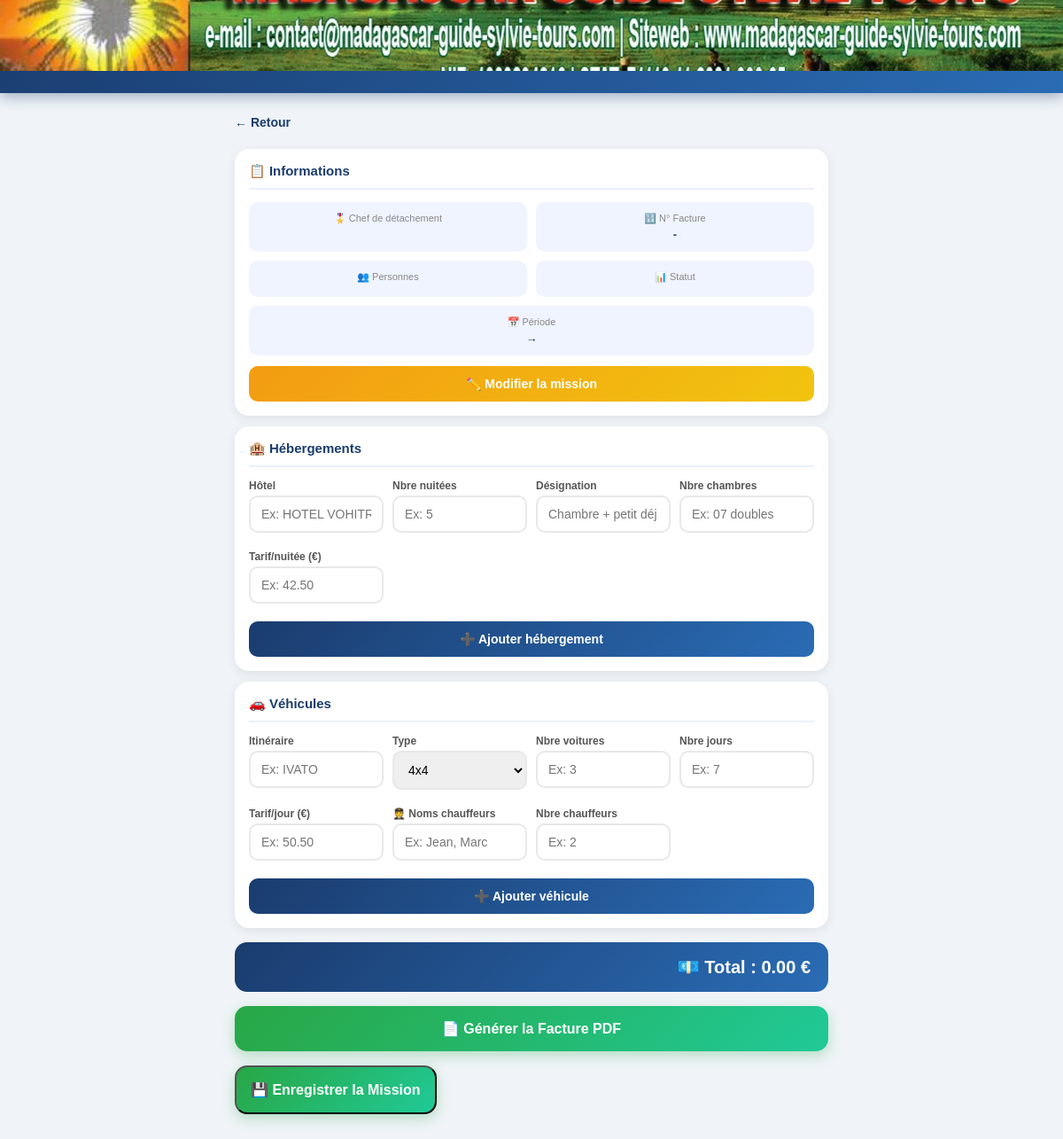
The page /mission/19 on the database as committed earlier.
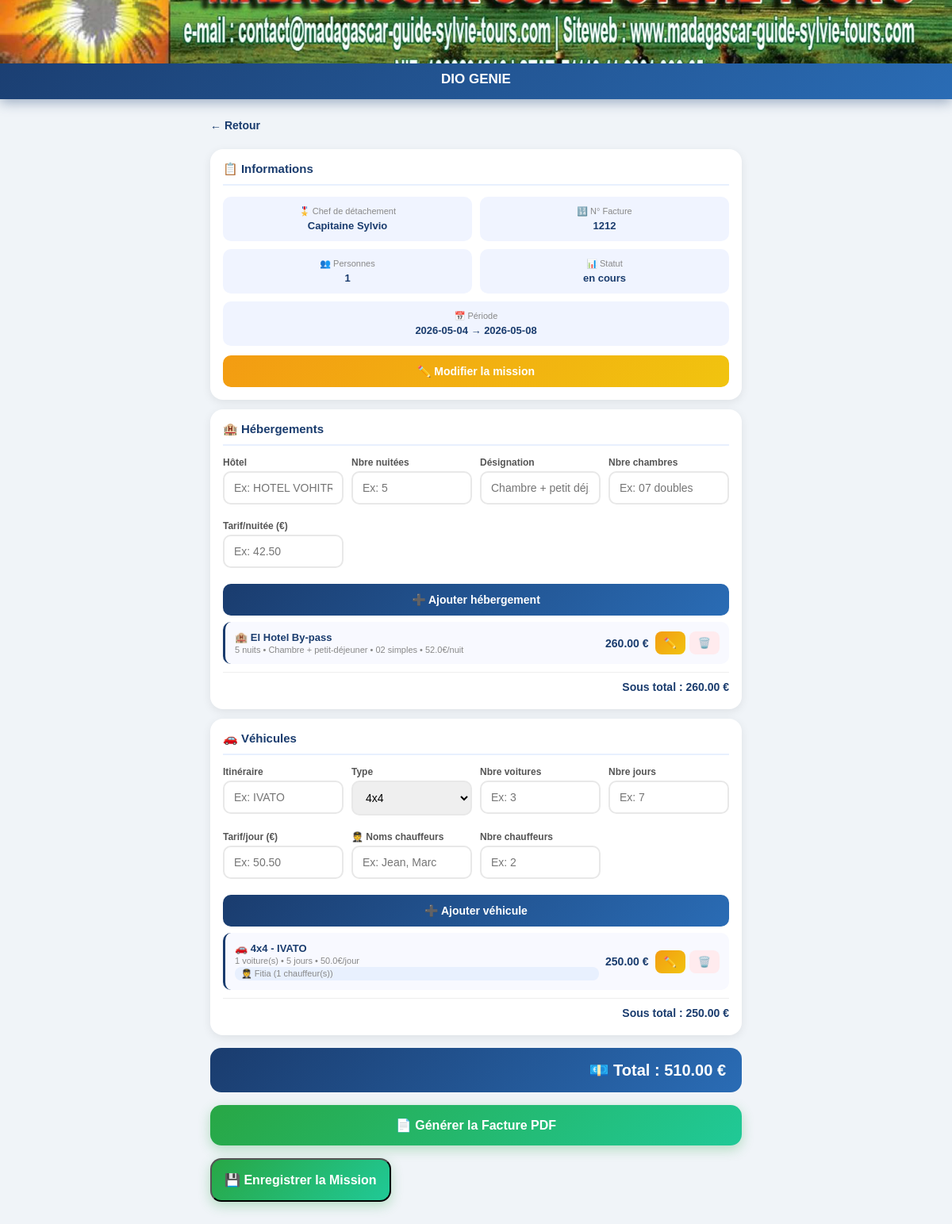
The same page on the database as committed later.
### tables this page shows
CREATE TABLE missions (
        id INTEGER PRIMARY KEY AUTOINCREMENT,
        nom TEXT NOT NULL,
        client TEXT,
        nb_personnes INTEGER,
        date_arrivee TEXT,
        date_depart TEXT,
        statut TEXT DEFAULT 'en cours',
        numero_facture TEXT,
        notes TEXT
    );

CREATE TABLE hebergements (
        id INTEGER PRIMARY KEY AUTOINCREMENT,
        mission_id INTEGER,
        hotel TEXT,
        nb_nuits INTEGER,
        designation TEXT,
        nb_chambres TEXT,
        tarif_nuit REAL,
        FOREIGN KEY(mission_id) REFERENCES missions(id)
    );

CREATE TABLE vehicules (
        id INTEGER PRIMARY KEY AUTOINCREMENT,
        mission_id INTEGER,
        itineraire TEXT,
        type_voiture TEXT,
        nb_voitures INTEGER,
        nb_jours INTEGER,
        tarif_jour REAL, noms_chauffeurs TEXT, nb_chauffeurs INTEGER DEFAULT 0,
        FOREIGN KEY(mission_id) REFERENCES missions(id)
    );

### app.py (the view)
@app.route('/mission/<int:mission_id>')
def detail_mission(mission_id):
    m, hebs, vehs = get_mission(mission_id)
    total_heb = sum(fix_decimal(h[6]) * h[3] for h in hebs)
    total_veh = sum(fix_decimal(v[6]) * v[4] * v[5] for v in vehs)
    total = total_heb + total_veh
    return render_template('detail_mission.html',
        mission=m, hebergements=hebs, vehicules=vehs,
        total_heb=total_heb, total_veh=total_veh, total=total)

### app.py (called while the page is built)
def fix_decimal(val):
    try:
        return float(str(val).replace(',', '.'))
    except:
        return 0.0

def get_mission(mission_id):
    conn = sqlite3.connect(DB)
    c = conn.cursor()
    c.execute("SELECT * FROM missions WHERE id=?", (mission_id,))
    m = c.fetchone()
    c.execute("SELECT * FROM hebergements WHERE mission_id=?", (mission_id,))
    hebs = c.fetchall()
    c.execute("SELECT * FROM vehicules WHERE mission_id=?", (mission_id,))
    vehs = c.fetchall()
    conn.close()
    return m, hebs, vehs

### templates/detail_mission.html (shortened to what the changed rows need)
<!DOCTYPE html>
<html lang="fr">
<head>
</head>
<body>
    <div class="header">
        <div class="header-text"><h1>{{ mission[1] }}</h1></div>
    </div>
    <div class="container">
        <a href="/" class="btn-retour">← Retour</a>
        <div class="card">
            <div class="card-title">📋 Informations</div>
            <div class="info-grid">
                <div class="info-box"><p>🎖️ Chef de détachement</p><strong>{{ mission[2] }}</strong></div>
                <div class="info-box"><p>🔢 N° Facture</p><strong>{{ mission[7] or '-' }}</strong></div>
                <div class="info-box"><p>👥 Personnes</p><strong>{{ mission[3] }}</strong></div>
                <div class="info-box"><p>📊 Statut</p><strong>{{ mission[6] }}</strong></div>
                <div class="info-box" style="grid-column: span 2;"><p>📅 Période</p><strong>{{ mission[4] }} → {{ mission[5] }}</strong></div>
            </div>
            <a href="/modifier_mission/{{ mission[0] }}" class="btn-modifier">✏️ Modifier la mission</a>
        </div>
        <div class="card">
            <div class="card-title">🏨 Hébergements</div>
            <form method="POST" action="/ajouter_hebergement/{{ mission[0] }}">
                <div class="form-grid">
                </div>
                <button type="submit" class="btn">➕ Ajouter hébergement</button>
            </form>
            {% if hebergements %}
                {% for h in hebergements %}
                <div class="ressource-item">
                    <div class="ressource-info">
                        <strong>🏨 {{ h[2] }}</strong>
                        <span>{{ h[3] }} nuits • {{ h[4] }} • {{ h[5] }} • {{ h[6] }}€/nuit</span>
                    </div>
                    <div class="ressource-total">{{ "{:,.2f}".format(h[3] * h[6]) }} €</div>
                    <div class="action-btns">
                        <a href="/modifier_hebergement/{{ h[0] }}" class="btn-warning">✏️</a>
                        <a href="/supprimer_hebergement/{{ h[0] }}/{{ mission[0] }}" class="btn-danger">🗑️</a>
                    </div>
                </div>
                {% endfor %}
                <div class="sous-total">Sous total : {{ "{:,.2f}".format(total_heb) }} €</div>
            {% endif %}
        </div>
        <div class="card">
            <div class="card-title">🚗 Véhicules</div>
            <form method="POST" action="/ajouter_vehicule/{{ mission[0] }}">
                <div class="form-grid">
                </div>
                <button type="submit" class="btn">➕ Ajouter véhicule</button>
            </form>
            {% if vehicules %}
                {% for v in vehicules %}
                <div class="ressource-item">
                    <div class="ressource-info">
                        <strong>🚗 {{ v[3] }} - {{ v[2] }}</strong>
                        <span>{{ v[4] }} voiture(s) • {{ v[5] }} jours • {{ v[6] }}€/jour</span>
                        {% if v[7] %}<span class="chauffeur-tag">🧑‍✈️ {{ v[7] }} ({{ v[8] }} chauffeur(s))</span>{% endif %}
                    </div>
                    <div class="ressource-total">{{ "{:,.2f}".format(v[4] * v[5] * v[6]) }} €</div>
                    <div class="action-btns">
                        <a href="/modifier_vehicule/{{ v[0] }}" class="btn-warning">✏️</a>
                        <a href="/supprimer_vehicule/{{ v[0] }}/{{ mission[0] }}" class="btn-danger">🗑️</a>
                    </div>
                </div>
                {% endfor %}
                <div class="sous-total">Sous total : {{ "{:,.2f}".format(total_veh) }} €</div>
            {% endif %}
        </div>
       <div class="total-general">💶 Total : {{ "{:,.2f}".format(total) }} €</div>
<a href="/facture/{{ mission[0] }}" class="btn-facture">
    📄 Générer la Facture PDF
</a>
<div class="save-container">
    <form method="POST" action="/enregistrer_mission/{{ mission[0] }}">
    </form>
</div>
</div>
</body>
</html>

Rows that differ between the two databases and show on the page:
added missions: nom "DIO GENIE", client "Capitaine Sylvio", numero_facture "1212", nb_personnes "1", statut "en cours", date_arrivee "2026-05-04", date_depart "2026-05-08"
added hebergements: hotel "El Hotel By-pass", nb_nuits "5", designation "Chambre + petit-déjeuner", nb_chambres "02 simples", tarif_nuit "52.0", h[3]*h[6] "260.00"
added vehicules: type_voiture "4x4", itineraire "IVATO", nb_voitures "1", nb_jours "5", tarif_jour "50.0", noms_chauffeurs "Fitia", nb_chauffeurs "1", v[4]*v[5]*v[6] "250.00"
Other text that changed with them:
{{ "{:,.2f}".format(total_heb) }}: (not shown) → "260.00"
{{ "{:,.2f}".format(total_veh) }}: (not shown) → "250.00"
{{ "{:,.2f}".format(total) }}: "0.00" → "510.00"
{{ mission[7] or '-' }}: "-" → (not shown)
text now shown: "Sous total : € Sous total : €"
